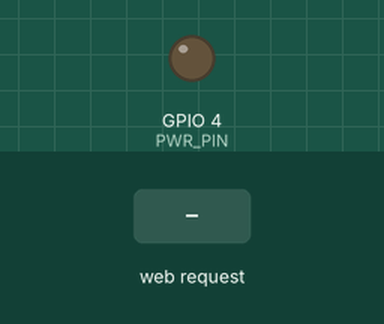
Bench run of a sketch on a simulated ESP32. On the bench: output pins drawn as LEDs (lit = HIGH). Inputs (shaded band) come from the test bench. WiFi joins after 1.5 s; servers stay silent unless stated; what the sketch prints to the serial monitor is not drawn.

Above: at 2.8 s.
2.9 s: HTTP request GET /pc/on received
At 3.15 s:
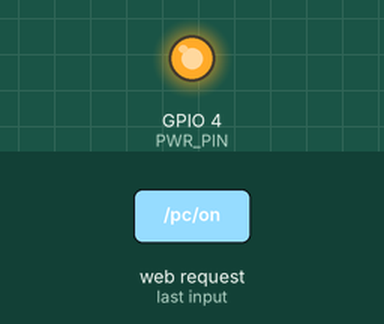
4.9 s: HTTP request GET /pc/forceoff received
At 11.3 s:
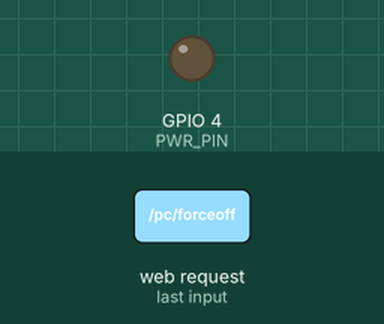
Timing chart, 0 to 12.4 s (numbered marks = the images above; inputs shaded):
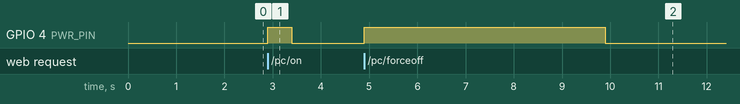

Measured:
- after the input at 2.9 s, GPIO 4 (PWR_PIN): LOW → HIGH at once, → LOW 0.50 s later
- after the input at 4.9 s, GPIO 4 (PWR_PIN): LOW → HIGH at once, → LOW 5.0 s later

The sketch:

waking_up_pc_using_http.ino
```cpp
#include <Arduino.h>
#include <WiFi.h>
#include <WebServer.h>
#include <ESPmDNS.h>

#define PWR_PIN 4

// -------- WIFI CONFIG ----------
const char *ssid = "PRAVEENARCHER";
const char *password = "RP@30032019";
const char* hostname = "esp-mdr";

// -------- WEB SERVER ----------
WebServer server(80);

// -------- POWER CONTROL ----------
bool pulseActive = false;
unsigned long pulseStart = 0;
unsigned long pulseDuration = 500;
const unsigned long maxPulseDuration = 8000;

// ---------- POWER FUNCTION ----------
void startPulse(unsigned long durationMs) {
  if (pulseActive) return;

  if (durationMs == 0 || durationMs > maxPulseDuration)
    durationMs = 500;

  pulseDuration = durationMs;
  pulseStart = millis();
  pulseActive = true;

  digitalWrite(PWR_PIN, HIGH);
}

// ---------- WEB HANDLERS ----------
void handleRoot() {
  server.send(200, "text/plain", "ORION ESP32 Power Controller Ready");
}

void handlePowerOn() {
  startPulse(500);
  server.send(200, "text/plain", "Power pulse 500ms triggered");
}

void handleForceOff() {
  startPulse(5000);
  server.send(200, "text/plain", "Force shutdown pulse triggered");
}

void handleCustomPulse() {
  if (server.hasArg("ms")) {
    unsigned long duration = server.arg("ms").toInt();
    startPulse(duration);
    server.send(200, "text/plain", "Custom pulse triggered");
    return;
  }
  server.send(400, "text/plain", "Missing ms parameter");
}

void handleStatus() {
  String status = pulseActive ? "PULSE_ACTIVE" : "IDLE";
  server.send(200, "text/plain", status);
}

// ---------- SETUP ----------
void setup() {

  pinMode(PWR_PIN, OUTPUT);
  digitalWrite(PWR_PIN, LOW);   // Safe boot state

  Serial.begin(115200);
  delay(100);

  WiFi.mode(WIFI_STA);
  WiFi.setHostname(hostname);   // DHCP hostname
  WiFi.begin(ssid, password);

  Serial.print("Connecting to WiFi");

  unsigned long wifiStart = millis();
  while (WiFi.status() != WL_CONNECTED) {
    delay(500);
    Serial.print(".");
    if (millis() - wifiStart > 20000) break;
  }

  if (WiFi.status() == WL_CONNECTED) {
    Serial.println("\nConnected!");
    Serial.print("IP Address: ");
    Serial.println(WiFi.localIP());
  } else {
    Serial.println("\nWiFi Failed.");
  }

  // -------- mDNS START ----------
  if (MDNS.begin(hostname)) {
    Serial.println("mDNS responder started");
    MDNS.addService("http", "tcp", 80);
  } else {
    Serial.println("Error setting up mDNS responder!");
  }

  // Routes
  server.on("/", handleRoot);
  server.on("/pc/on", handlePowerOn);
  server.on("/pc/forceoff", handleForceOff);
  server.on("/pc/pulse", handleCustomPulse);
  server.on("/status", handleStatus);

  server.begin();
  Serial.println("Webserver started.");
}

// ---------- LOOP ----------
void loop() {

  server.handleClient();

  if (pulseActive && (millis() - pulseStart >= pulseDuration)) {
    digitalWrite(PWR_PIN, LOW);
    pulseActive = false;
  }
}
```
